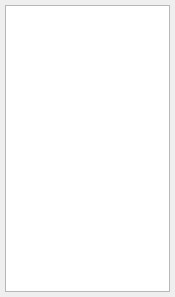
<?xml version="1.0" encoding="UTF-8"?>
<ui version="4.0">
 <class>ListAssetVersions</class>
 <widget class="QWidget" name="ListAssetVersions">
  <property name="geometry">
   <rect>
    <x>0</x>
    <y>0</y>
    <width>175</width>
    <height>297</height>
   </rect>
  </property>
  <property name="minimumSize">
   <size>
    <width>175</width>
    <height>0</height>
   </size>
  </property>
  <property name="maximumSize">
   <size>
    <width>175</width>
    <height>16777215</height>
   </size>
  </property>
  <property name="windowTitle">
   <string>Form</string>
  </property>
  <layout class="QHBoxLayout" name="horizontalLayout">
   <property name="spacing">
    <number>5</number>
   </property>
   <property name="margin">
    <number>5</number>
   </property>
   <item>
    <widget class="QListView" name="ListAssetVersionsView"/>
   </item>
  </layout>
 </widget>
 <resources/>
 <connections>
  <connection>
   <sender>ListAssetVersionsView</sender>
   <signal>clicked(QModelIndex)</signal>
   <receiver>ListAssetVersions</receiver>
   <slot>emitAssetVersionId(QModelIndex)</slot>
   <hints>
    <hint type="sourcelabel">
     <x>300</x>
     <y>97</y>
    </hint>
    <hint type="destinationlabel">
     <x>396</x>
     <y>22</y>
    </hint>
   </hints>
  </connection>
 </connections>
 <slots>
  <slot>emitAssetVersionId(QModelIndex)</slot>
 </slots>
</ui>
